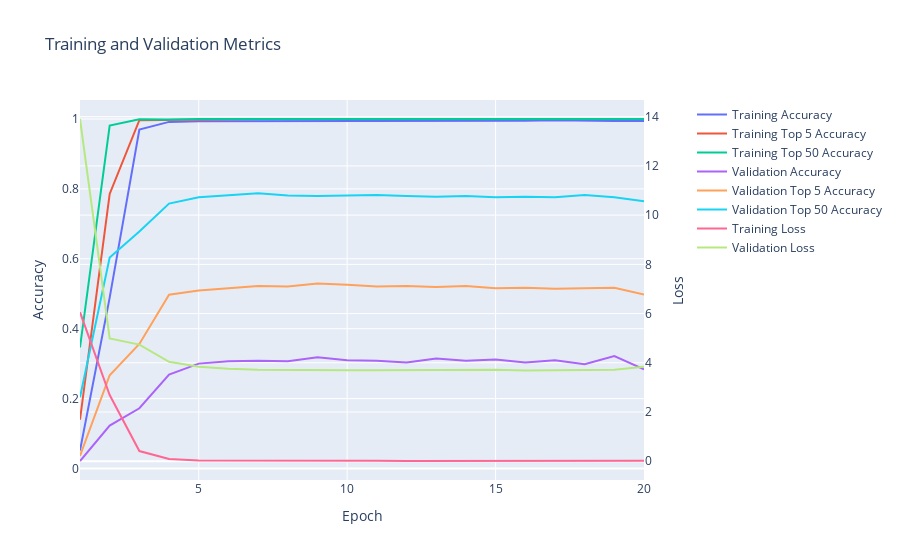

The cell this chart's notebook holds for it:
### Code cell
softmax_cross_entropy_model.display_training_history()

### Figure 1 — Plotly figure (JSON) as saved in the notebook; plotly's stock layout.template omitted (floating-point values rounded to 4 significant figures)
{"data": [{"mode": "lines", "name": "Training Accuracy", "type": "scatter", "x": [1, 2, 3, 4, 5, 6, 7, 8, 9, 10, 11, 12, 13, 14, 15, 16, 17, 18, 19, 20], "xaxis": "x", "y": [0.05132, 0.4888, 0.9698, 0.9917, 0.9938, 0.9938, 0.9938, 0.9946, 0.9942, 0.995, 0.9946, 0.995, 0.9942, 0.9954, 0.9942, 0.995, 0.9963, 0.9942, 0.9942, 0.9942, 0.9942], "yaxis": "y"}, {"mode": "lines", "name": "Training Top 5 Accuracy", "type": "scatter", "x": [1, 2, 3, 4, 5, 6, 7, 8, 9, 10, 11, 12, 13, 14, 15, 16, 17, 18, 19, 20], "xaxis": "x", "y": [0.1399, 0.7856, 0.9967, 0.9975, 1.0, 1.0, 1.0, 1.0, 1.0, 1.0, 1.0, 1.0, 1.0, 1.0, 1.0, 1.0, 1.0, 1.0, 1.0, 1.0, 0.9992], "yaxis": "y"}, {"mode": "lines", "name": "Training Top 50 Accuracy", "type": "scatter", "x": [1, 2, 3, 4, 5, 6, 7, 8, 9, 10, 11, 12, 13, 14, 15, 16, 17, 18, 19, 20], "xaxis": "x", "y": [0.3464, 0.9814, 0.9992, 0.9983, 1.0, 1.0, 1.0, 1.0, 1.0, 1.0, 1.0, 1.0, 1.0, 1.0, 1.0, 1.0, 1.0, 1.0, 1.0, 1.0, 0.9992], "yaxis": "y"}, {"mode": "lines", "name": "Validation Accuracy", "type": "scatter", "x": [1, 2, 3, 4, 5, 6, 7, 8, 9, 10, 11, 12, 13, 14, 15, 16, 17, 18, 19, 20], "xaxis": "x", "y": [0.02156, 0.1227, 0.1725, 0.2687, 0.3002, 0.3068, 0.3085, 0.3068, 0.3184, 0.3101, 0.3085, 0.3035, 0.3151, 0.3085, 0.3118, 0.3035, 0.3101, 0.2985, 0.3217, 0.2836, 0.2272], "yaxis": "y"}, {"mode": "lines", "name": "Validation Top 5 Accuracy", "type": "scatter", "x": [1, 2, 3, 4, 5, 6, 7, 8, 9, 10, 11, 12, 13, 14, 15, 16, 17, 18, 19, 20], "xaxis": "x", "y": [0.03648, 0.267, 0.3566, 0.4975, 0.5091, 0.5158, 0.5224, 0.5207, 0.529, 0.5257, 0.5207, 0.5224, 0.5191, 0.5224, 0.5158, 0.5174, 0.5141, 0.5158, 0.5174, 0.4975, 0.4594], "yaxis": "y"}, {"mode": "lines", "name": "Validation Top 50 Accuracy", "type": "scatter", "x": [1, 2, 3, 4, 5, 6, 7, 8, 9, 10, 11, 12, 13, 14, 15, 16, 17, 18, 19, 20], "xaxis": "x", "y": [0.204, 0.6036, 0.6783, 0.7579, 0.7761, 0.7811, 0.7877, 0.7811, 0.7794, 0.7811, 0.7828, 0.7794, 0.7778, 0.7794, 0.7761, 0.7778, 0.7761, 0.7828, 0.7761, 0.7645, 0.7413], "yaxis": "y"}, {"mode": "lines", "name": "Training Loss", "type": "scatter", "x": [1, 2, 3, 4, 5, 6, 7, 8, 9, 10, 11, 12, 13, 14, 15, 16, 17, 18, 19, 20], "xaxis": "x", "y": [6.057, 2.691, 0.4147, 0.09112, 0.03456, 0.0272, 0.02175, 0.01738, 0.01668, 0.01705, 0.01515, 0.0147, 0.01578, 0.01297, 0.01627, 0.01268, 0.009837, 0.01357, 0.01215, 0.01763, 0.0313], "yaxis": "y2"}, {"mode": "lines", "name": "Validation Loss", "type": "scatter", "x": [1, 2, 3, 4, 5, 6, 7, 8, 9, 10, 11, 12, 13, 14, 15, 16, 17, 18, 19, 20], "xaxis": "x", "y": [13.91, 4.991, 4.74, 4.042, 3.837, 3.761, 3.721, 3.704, 3.703, 3.698, 3.696, 3.7, 3.707, 3.693, 3.721, 3.683, 3.7, 3.693, 3.719, 3.841, 4.209], "yaxis": "y2"}], "layout": {"title": {"text": "Training and Validation Metrics"}, "xaxis": {"anchor": "y", "domain": [0.0, 0.94], "title": {"text": "Epoch"}}, "yaxis": {"anchor": "x", "domain": [0.0, 1.0], "title": {"text": "Accuracy"}}, "yaxis2": {"anchor": "x", "overlaying": "y", "side": "right", "title": {"text": "Loss"}}}}
